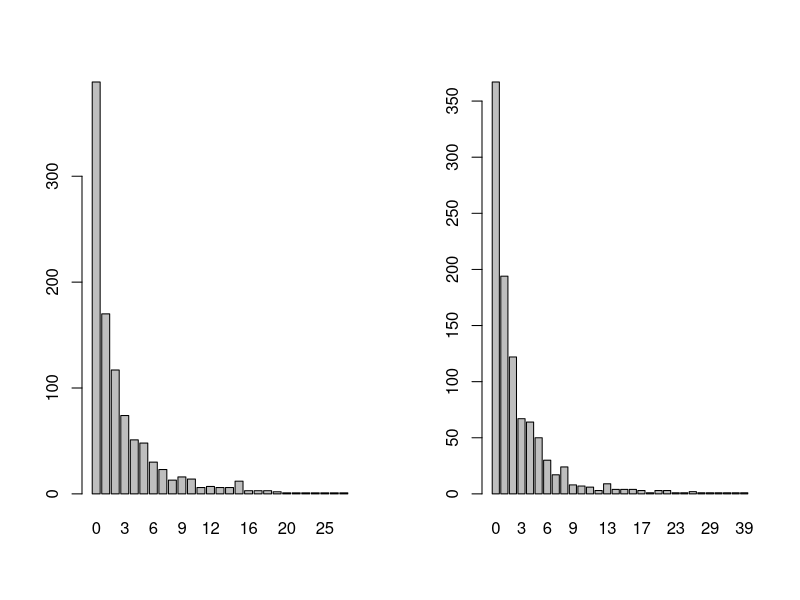
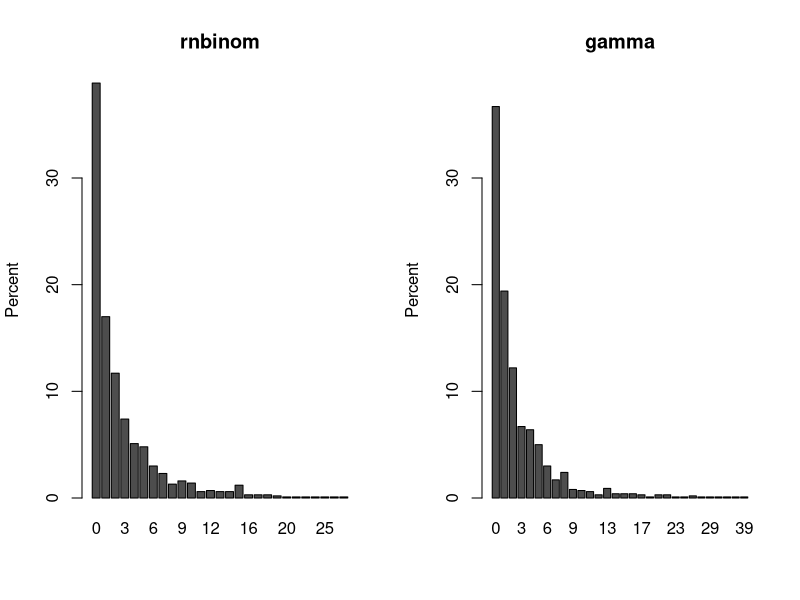

Generate these figures, in order, with R:

#~~~~~~~~~~~~~~~~~~~~~~~~~~~~~~~~~~~~~~~~~~~~~~~~~~~~~~~~~~~

# gamma and rnbinom equivalence 

  rm(list=ls())
  require(tidyverse)
  require(MASS)
  
#~~~~~~~~~~~~~~~~~~~~~~~~~~~~~~~~~~~~~~~~~~~~~~~~~~~~~~~~~~~~
  
  # pop parameters
  n  <- 1000
  k  <- 1.3   # this is k, alpha=1/k
  1/k         # alpha reported as theta in neg binomial
  mu <- 2
  
  fup  <- 2
  drop <- 0.4

#~~~~~~~~~~~~~~~~~~~~~~~~~~~~~~~~~~~~~~~~~~~~~~~~~~~~~~~~~~~~
  
  # discontinuations and follow up
  f        <- - rexp(n) / log(1-drop)
  length   <- ifelse(f > fup, fup, f)   
  logleng  <- log(length)  # offset
  
#~~~~~~~~~~~~~~~~~~~~~~~~~~~~~~~~~~~~~~~~~~~~~~~~~~~~~~~~~~~~ 
  
  # rnbinom approach
  mu   <-   c(rep(mu,n) )
  y <-  rnbinom(n,  p=1/(1+ mu*length* k),      size=1/k)  
  summary(glm.nb(y~1+offset(logleng)))

#~~~~~~~~~~~~~~~~~~~~~~~~~~~~~~~~~~~~~~~~~~~~~~~~~~~~~~~~~~~~~~
  
  ## Simulate the gamma-shaped subject effect
  s <- rgamma(n, shape = 1/k, scale = k)
  lambda1 <- mu * s  ## Simulate rate
  y_0 <- rpois(n = n, lambda = (length*lambda1))  # Simulate counts, added length here
  summary(glm.nb(y_0~1 +offset(logleng)))

#~~~~~~~~~~~~~~~~~~~~~~~~~~~~~~~~~~~~~~~~~~~~~~~~~~~~~~~~~~~~~~
  

#~~~~~~~~~~~~~~~~~~~~~~~~~~~~~~~~~~~~~~~~~~~~~~~~~~~~~~~~~~~~~
  # plot
  
  trt <- y
  pla <- y_0
  
  # plot counts
  par(mfrow=c(1,2))
  trt %>% table %>% barplot() #quick and dirty
  trt %>% table %>% prop.table
  pla %>% table %>% barplot() #quick and dirty
  pla %>% table %>% prop.table
  par(mfrow=c(1,1))
  
  # plot proportion
  par(mfrow=c(1,2))
  data_perc <- t(prop.table(table(trt))) * 100     # Convert data to probability table
  data_perc1 <- t(prop.table(table(pla))) * 100    # Convert data to probability table
  u <- ceiling(max(data_perc,data_perc1))          # common y axis
  barplot(data_perc,  ylab = "Percent", main ="rnbinom", ylim=c(0,u))
  barplot(data_perc1, ylab = "Percent", main ="gamma", ylim=c(0,u))
  par(mfrow=c(1,1))
   
#~~~~~~~~~~~~~~~~~~~~~~~~~~~~~~~~~~~~~~~~~~~~~~~~~~~~~~~~~~~~~~
#~~~~~~~~~~~~~~~~~~~~~~~~~~~~~~~~~~~~~~~~~~~~~~~~~~~~~~~~~~~~~~
  
  
  
  
  
  
  
  
  
  
#~~~~~~~~~~~~~~~~~~~~~~~~~~~~~~~~~~~~~~~~~~~~~~~~~~~~~~~~~~~~~~
#~~~~~~~~~~~~~~~~~~~~~~~~~~~~~~~~~~~~~~~~~~~~~~~~~~~~~~~~~~~~~~
  
  
  
  
  
  
  
  
